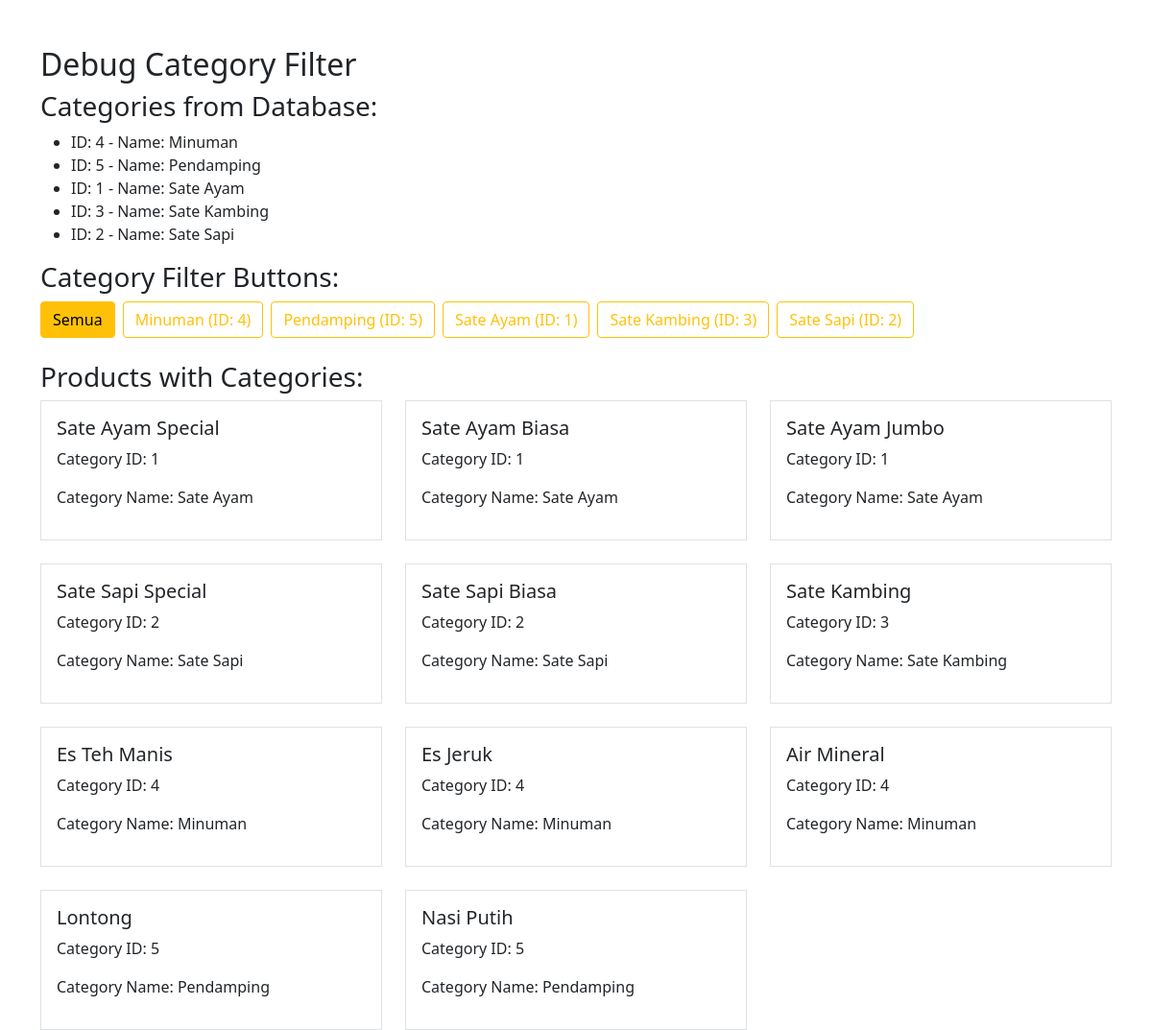
/debug_category.php, run on the app's committed database.
### tables this page shows
CREATE TABLE IF NOT EXISTS categories (
    id INT AUTO_INCREMENT PRIMARY KEY,
    name VARCHAR(100) NOT NULL,
    description TEXT,
    created_at TIMESTAMP DEFAULT CURRENT_TIMESTAMP
);

CREATE TABLE IF NOT EXISTS products (
    id INT AUTO_INCREMENT PRIMARY KEY,
    category_id INT,
    name VARCHAR(100) NOT NULL,
    description TEXT,
    price DECIMAL(10,2) NOT NULL,
    stock INT DEFAULT 0,
    image VARCHAR(255) DEFAULT 'default-food.jpg',
    is_available BOOLEAN DEFAULT TRUE,
    created_at TIMESTAMP DEFAULT CURRENT_TIMESTAMP,
    updated_at TIMESTAMP DEFAULT CURRENT_TIMESTAMP ON UPDATE CURRENT_TIMESTAMP
);

### debug_category.php (the view, shortened to what this page needs)
<?php
$conn = getConnection();
$categories_sql = "SELECT * FROM categories ORDER BY name";
$categories_result = $conn->query($categories_sql);
$categories = [];
if ($categories_result && $categories_result->num_rows > 0) {
    while ($row = $categories_result->fetch_assoc()) {
        $categories[] = $row;
    }
}
$sql = "SELECT p.*, c.name as category_name FROM products p
        LEFT JOIN categories c ON p.category_id = c.id
        WHERE p.is_available = 1
        ORDER BY p.created_at DESC";
$result = $conn->query($sql);
$products = [];
if ($result && $result->num_rows > 0) {
    while ($row = $result->fetch_assoc()) {
        $products[] = $row;
    }
}
?>
<!DOCTYPE html>
<html lang="en">
<head>
    <link href="https://cdn.jsdelivr.net/npm/bootstrap@5.1.3/dist/css/bootstrap.min.css" rel="stylesheet">
</head>
<body>
    <div class="container mt-5">
        <h2>Debug Category Filter</h2>
        <h3>Categories from Database:</h3>
        <ul>
            <?php foreach ($categories as $category): ?>
                <li>ID: <?php echo $category['id']; ?> - Name: <?php echo htmlspecialchars($category['name']); ?></li>
            <?php endforeach; ?>
        </ul>
        <h3>Category Filter Buttons:</h3>
        <div class="d-flex flex-wrap gap-2 mb-4">
            <button class="btn btn-outline-warning category-filter active" data-category="all">Semua</button>
            <?php foreach ($categories as $category): ?>
                <button class="btn btn-outline-warning category-filter" data-category="<?php echo $category['id']; ?>">
                    <?php echo htmlspecialchars($category['name']); ?> (ID: <?php echo $category['id']; ?>)
                </button>
            <?php endforeach; ?>
        </div>
        <h3>Products with Categories:</h3>
        <div class="row g-4">
            <?php foreach ($products as $product): ?>
                <div class="col-md-4 menu-card-wrapper" data-category="<?php echo $product['category_id']; ?>">
                    <div class="border p-3">
                        <h5><?php echo htmlspecialchars($product['name']); ?></h5>
                        <p>Category ID: <?php echo $product['category_id']; ?></p>
                        <p>Category Name: <?php echo htmlspecialchars($product['category_name']); ?></p>
                    </div>
                </div>
            <?php endforeach; ?>
        </div>
    </div>
</body>
</html>

### data on the page
categories: id "4", name "Minuman"
categories: id "5", name "Pendamping"
categories: id "1", name "Sate Ayam"
categories: id "3", name "Sate Kambing"
categories: id "2", name "Sate Sapi"
products: name "Sate Ayam Special", category "1", category.name "Sate Ayam"
products: name "Sate Ayam Biasa", category "1", category.name "Sate Ayam"
products: name "Sate Ayam Jumbo", category "1", category.name "Sate Ayam"
products: name "Sate Sapi Special", category "2", category.name "Sate Sapi"
products: name "Sate Sapi Biasa", category "2", category.name "Sate Sapi"
products: name "Sate Kambing", category "3", category.name "Sate Kambing"
products: name "Es Teh Manis", category "4", category.name "Minuman"
products: name "Es Jeruk", category "4", category.name "Minuman"
products: name "Air Mineral", category "4", category.name "Minuman"
products: name "Lontong", category "5", category.name "Pendamping"
products: name "Nasi Putih", category "5", category.name "Pendamping"
